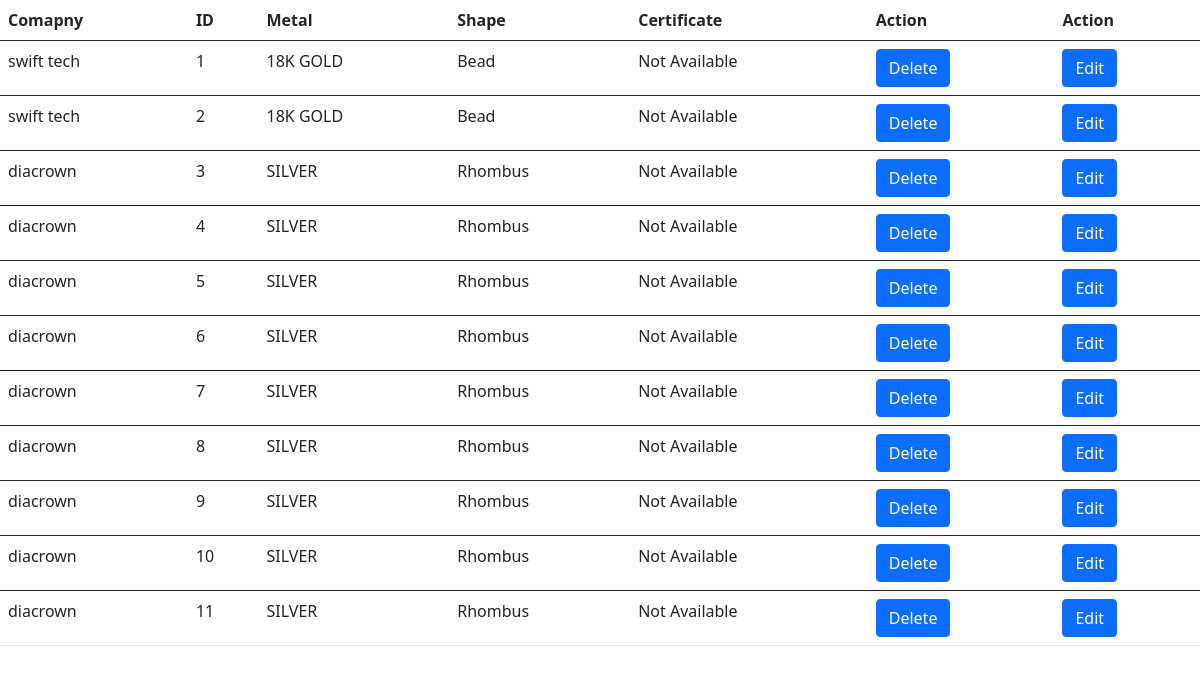
Page /showj (signed in) on the earlier database version.
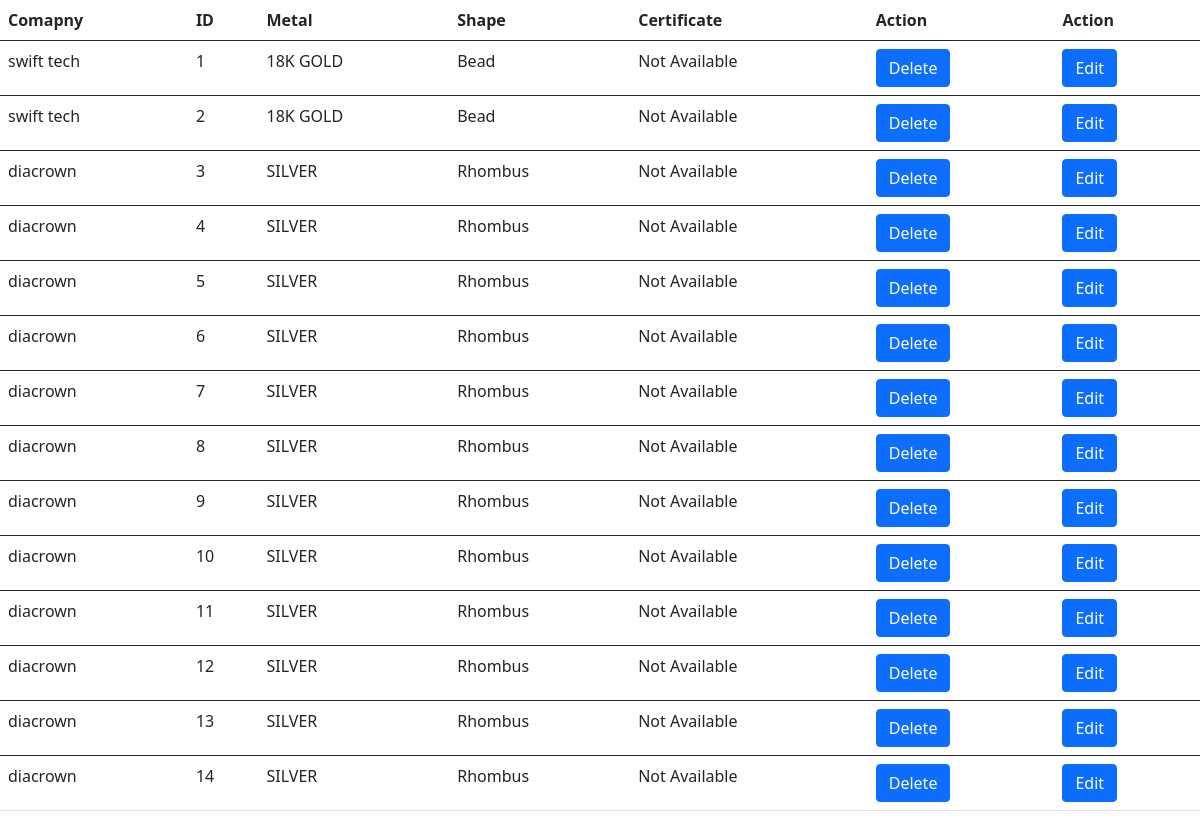
Same page on the later database version.
### firstapp/models.py (models this page shows, shortened)
class POJ(models.Model):
    date = models.DateField()
    company_name = models.ForeignKey(
        'CompanyInfo', on_delete=PROTECT, blank=True)
    location = models.ForeignKey(
        'location', on_delete=models.PROTECT, null=True, blank=True)
    jewellery = models.ForeignKey(
        'jewell', on_delete=models.PROTECT, null=True, blank=True)
    center_stone = models.ForeignKey(
        'centerstone', on_delete=models.PROTECT, null=True, blank=True)
    color_of_center_stone = models.ForeignKey(
        'colorofcstone', on_delete=models.PROTECT, null=True, blank=True)
    shape = models.ForeignKey(
        'shape1', on_delete=models.PROTECT, null=True, blank=True)
    metal = models.ForeignKey(
        'metal1', on_delete=models.PROTECT, null=True, blank=True)
    center_stone_weight=models.DecimalField(decimal_places=2, max_digits=9)
    center_stone_pieces=models.BigIntegerField()
    grosswt = models.DecimalField(decimal_places=2, max_digits=9)
    cert = models.ForeignKey(
        'certificate', on_delete=models.PROTECT, null=True, blank=True)
    pcs = models.BigIntegerField()
    amount = models.DecimalField(decimal_places=2, max_digits=9)
    discount = models.DecimalField(
        decimal_places=2, max_digits=9, blank=True)
    discount_amount = models.DecimalField(
        decimal_places=2, max_digits=9, blank=True, null=True)
    total = models.DecimalField(
        decimal_places=2, max_digits=9, blank=True)
    purchase_approval = models.BooleanField(default=False)
    comment = models.TextField(max_length=3000, blank=True, null=True)
    currency = models.ForeignKey(
        'currencies', on_delete=models.PROTECT, null=True, blank=True)
    tag_price = models.DecimalField(
        decimal_places=2, max_digits=9, blank=True)
    rate = models.DecimalField(
        decimal_places=2, max_digits=9, blank=True)
    comment = models.TextField(max_length=3000, blank=True, null=True)

class companyinfo(models.Model):
    class Meta:
        verbose_name_plural = "Company Details"
    date = models.DateField(auto_now_add=True)
    company_name = models.CharField(max_length=100)
    contact = models.CharField(max_length=20)
    address = models.TextField()
    country = models.ForeignKey(countries, on_delete=models.PROTECT)
    mobile_no = models.CharField(max_length=20)
    tel_no = models.CharField(max_length=20, null=True)
    email = models.EmailField(blank=True, null=True)
    website = models.EmailField(max_length=150, blank=True, null=True)
    pan_no = models.CharField(max_length=20, blank=True, null=True)
    GST_no = models.CharField(max_length=20, blank=True, null=True)
    line_id = models.CharField(max_length=20, blank=True, null=True)
    wechat_id = models.CharField(max_length=5, blank=True, null=True)

class metal1(models.Model):
    class Meta:
        verbose_name_plural = "Jewellery - Metal"
    metal = models.CharField(max_length=30)
    def __str__(self):
        return self.metal.upper()

class shape1(models.Model):
    class Meta:
        verbose_name_plural = "Jewellery - Shape"
    shape = models.CharField(max_length=30)
    def __str__(self):
        return self.shape.title()

### firstapp/views.py (the view)
# urls.py: path('showj', views.showjewell, name="showjewell"),
@login_required
def showjewell(request):
    objjewell = POJ.objects.all()
    context = {
        "showjewellery": objjewell,
    }
    return render(request, "showj.html", context=context)

### firstapp/templates/showj.html (shortened to what this page needs)
<!DOCTYPE html>
<html lang="en">
<head>
  <link href="https://cdn.jsdelivr.net/npm/bootstrap@5.0.2/dist/css/bootstrap.min.css" rel="stylesheet"
>
</head>
<body>
  <table class="table">
    <thead class="thead-dark">
      <tr>
        <th scope="col">Comapny</th>
        <th scope="col">ID</th>
        <th scope="col">Metal</th>
        <th scope="col">Shape</th>
        <th scope="col">Certificate</th>
        <th scope="col">Action</th>
        <th scope="col">Action</th>
      </tr>
    </thead>
    <tbody>
  {% for obj in showjewellery %}
      <tr class="something">
        <td>{{obj.company_name.company_name}}</td>
        <td>{{obj.id}}</td>
        <td>{{obj.metal}}</td>
        <td>{{obj.shape}}</td>
        {% if obj.cert.file %}
        <td><a href="/media/{{ obj.cert.file }}"> Certficate Details</a></td>
        {% else %}
        <td> Not Available</td>
        {%endif%}
        <td><a class="btn btn-primary" href="{% url 'deleteid' idno=obj.id %}" >Delete</a></td>
        <td><a class="btn btn-primary" href="{% url 'updateJ' pk=obj.id %}">Edit</a></td>
      </tr>
      </tbody>
      {%endfor%}
  </table>
</body>
</html>

Differences in the rows shown:
added POJ: company_name.company_name "diacrown", id "12", metal "SILVER", shape "Rhombus", shows "Not Available"
added POJ: company_name.company_name "diacrown", id "13", metal "SILVER", shape "Rhombus", shows "Not Available"
added POJ: company_name.company_name "diacrown", id "14", metal "SILVER", shape "Rhombus", shows "Not Available"
